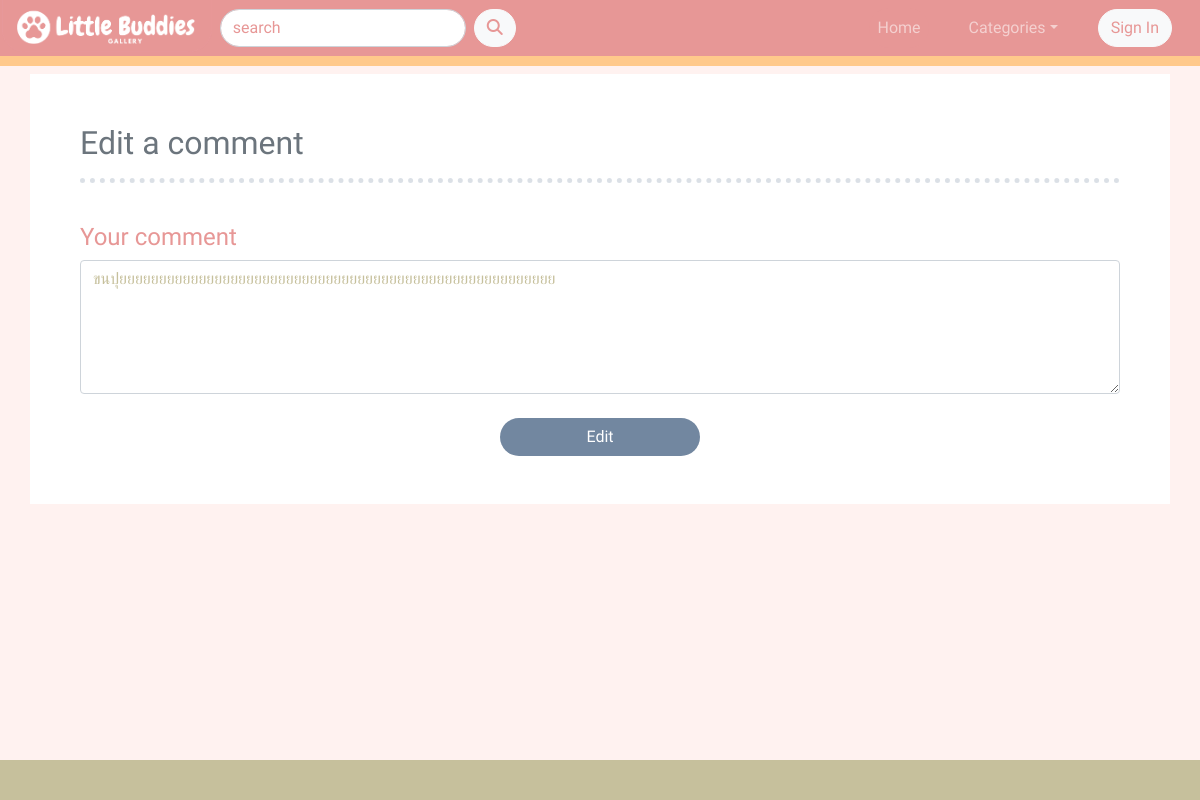
/edit_comment.php?updateid=2, run on the app's committed database.
### tables this page shows
CREATE TABLE `comments` (
  `comment_id` int(11) NOT NULL,
  `user_id` int(11) NOT NULL,
  `pet_id` int(11) NOT NULL,
  `comment` text NOT NULL,
  `date` date NOT NULL
);

### edit_comment.php (the view, shortened to what this page needs)
<?php
    include('server.php');
?>
<!DOCTYPE html>
<html lang="en">
<head>
    <link rel="stylesheet" href="https://cdn.jsdelivr.net/npm/@fortawesome/fontawesome-free@6.1.1/css/all.css">
    <link href="https://cdn.jsdelivr.net/npm/bootstrap@5.1.3/dist/css/bootstrap.min.css" rel="stylesheet">
    <link rel="stylesheet" href="styles.css">
</head>
<body>
    <nav class="navbar navbar-expand-sm navbar-dark navbar-bg-pink fixed-top">
        <div class="container-fluid">
            <a href="index.php" class="navbar-brand " style="margin: -20px 0px -13px -10px;"><img src="images/logo-nav.png" height="55px"></a>
            <div class="collapse navbar-collapse" id="navbarToggle">
                <form class="d-flex">
                    <input class="form-control rounded-pill ms-2 me-2" placeholder="search" type="text"  >
                    <button class="btn btn-light rounded-pill text-pink" type="submit">
                        <i class="fa-solid fa-magnifying-glass"></i>
                    </button>
                  </form>
                <ul class="navbar-nav ms-auto d-flex align-items-center">
                    <li class="nav-item ">
                        <a href="index.php" class="nav-link rounded-pill ms-3 me-3">Home</a>
                    </li>
                    <li class="nav-item dropdown">
                        <a class="nav-link dropdown-toggle rounded-pill ms-3 me-3" data-bs-toggle="dropdown">Categories</a>
                    </li>
                    <?php if( $_SESSION['logged_in']): ?>
                        <li class="nav-item dropdown">
                            <button class="btn btn-light rounded-pill text-pink ms-3 me-3 dropdown-toggle" data-bs-toggle="dropdown"><?php echo $_SESSION['username'];?></button>
                            <ul class="dropdown-menu dropdown-menu-end">
                                <h6 class="dropdown-header">email: <?php echo $_SESSION['email'];?><br>username: <?php echo $_SESSION['username'];?></h6>
                                <li><a href="edit_profile.php" class="dropdown-item text-secondary">Edit profile</a></li>
                                <?php if( $_SESSION['role']=='ADMIN'): ?>
                                    <li><a href="add_pet.php" class="dropdown-item text-secondary">Administer</a></li>
                                <?php endif; ?>
                                <li><a href="logout.php" class="dropdown-item text-secondary">Sign out</a></li>
                            </ul>
                        </li>
                    <?php else: ?>
                        <il class="nav-item">
                            <a href="sign_in.php"><button class="btn btn-light rounded-pill text-pink ms-3 me-3" type="button">Sign In</button></a>
                        </il>
                    <?php endif; ?>
                </ul>
            </div>
        </div>
    </nav>
    <?php
        $updateid = $_GET['updateid'];
        $sql = "SELECT * FROM comments WHERE comment_id = '$updateid'";
        $result = $conn->query($sql);
        $row = $result->fetch_assoc();
        echo $row['comment'];
    ?>
    <div class="container"><h2 class="text-secondary">Edit a comment</h2><hr><br>
        <div class="col-sm-12">
            <form method = "post">
                <div class="form-group">
                    <h4 class="text-pink">Your comment</h4>
                    <textarea class="form-control text-green" rows="5" name="new_comment" maxlength="150"required><?php echo $row['comment'];?></textarea>
                </div>
                <br>
                <div class="col-sm-12 d-flex justify-content-center ">
                    <button class="btn btn-blue btn-long rounded-pill mb-5 " type="submit" name="edit_comment">Edit</button>
                </div>
            </form>
        </div>
    </div>
    <div class="footer footer-green fixed-bottom"></div>
</body>
</html>

### styles.css (style rules this page uses)
.navbar { transition: all 0.5s; }
.navbar-bg-pink { border-bottom: 10px solid #FFC98B; background-color: #E79796; }
a.nav-link:link, a.nav-link:visited { background-color: #E79796; text-decoration: none; }
body { background-color: #FFF2F0; margin-bottom: 40px; font-family: 'Kanit', sans-serif; }
.container { margin-top: 50px; padding: 50px 50px 0px 50px; background-color: white; }
hr { background-color: transparent; border-top: 5px dotted #7287A0; }
.text-pink { color: #E79796; }
.text-green { color: #C6C09c; }
.btn-long { width: 200px; }
.btn-blue { color: white; background-color: #7287A0; }
a:link, a:visited { color: black; text-decoration: none; }
.footer-green { height: 40px; background-color: #C6C09c; transition: all 0.5s; }

### data on the page
comments: comment "ขนปุยยยยยยยยยยยยยยยยยยยยยยยยยยยยยยยยยยยยยยยยยยยยยยยยยยยยยยย", new_comment "ขนปุยยยยยยยยยยยยยยยยยยยยยยยยยยยยยยยยยยยยยยยยยยยยยยยยยยยยยยย"
